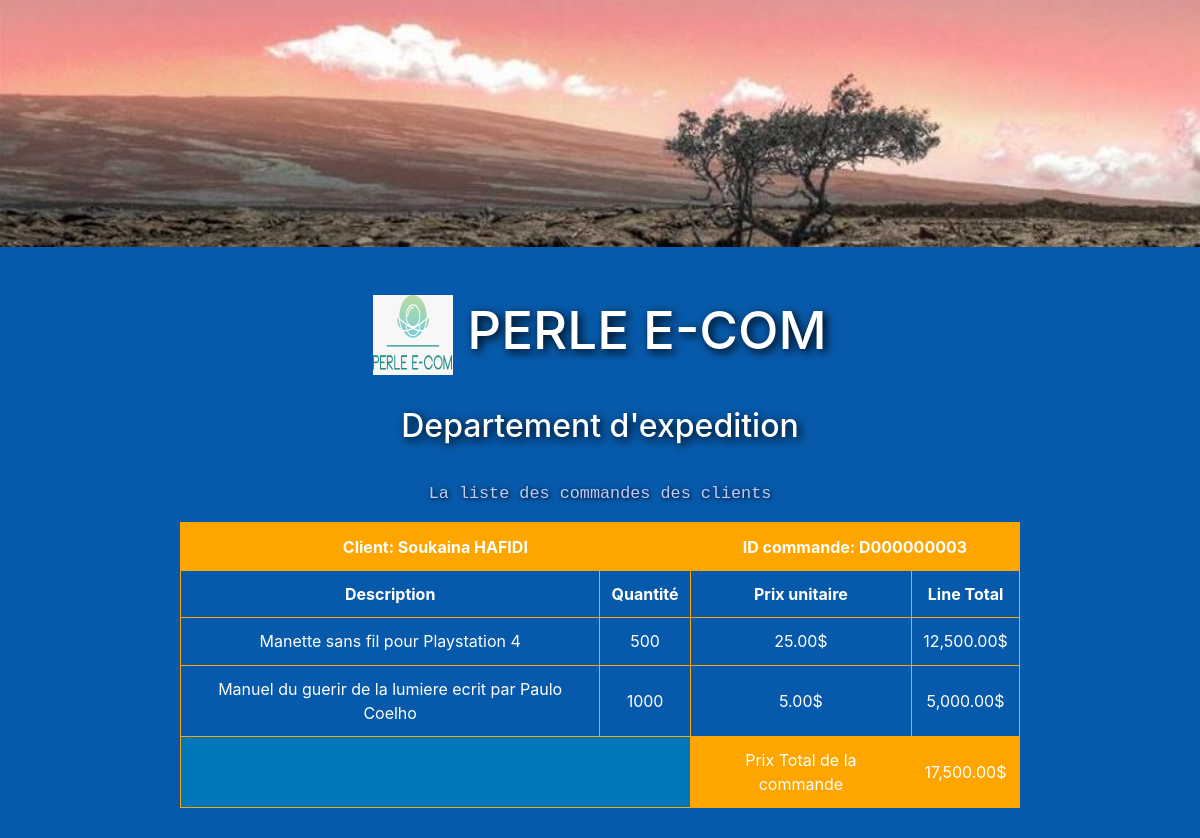
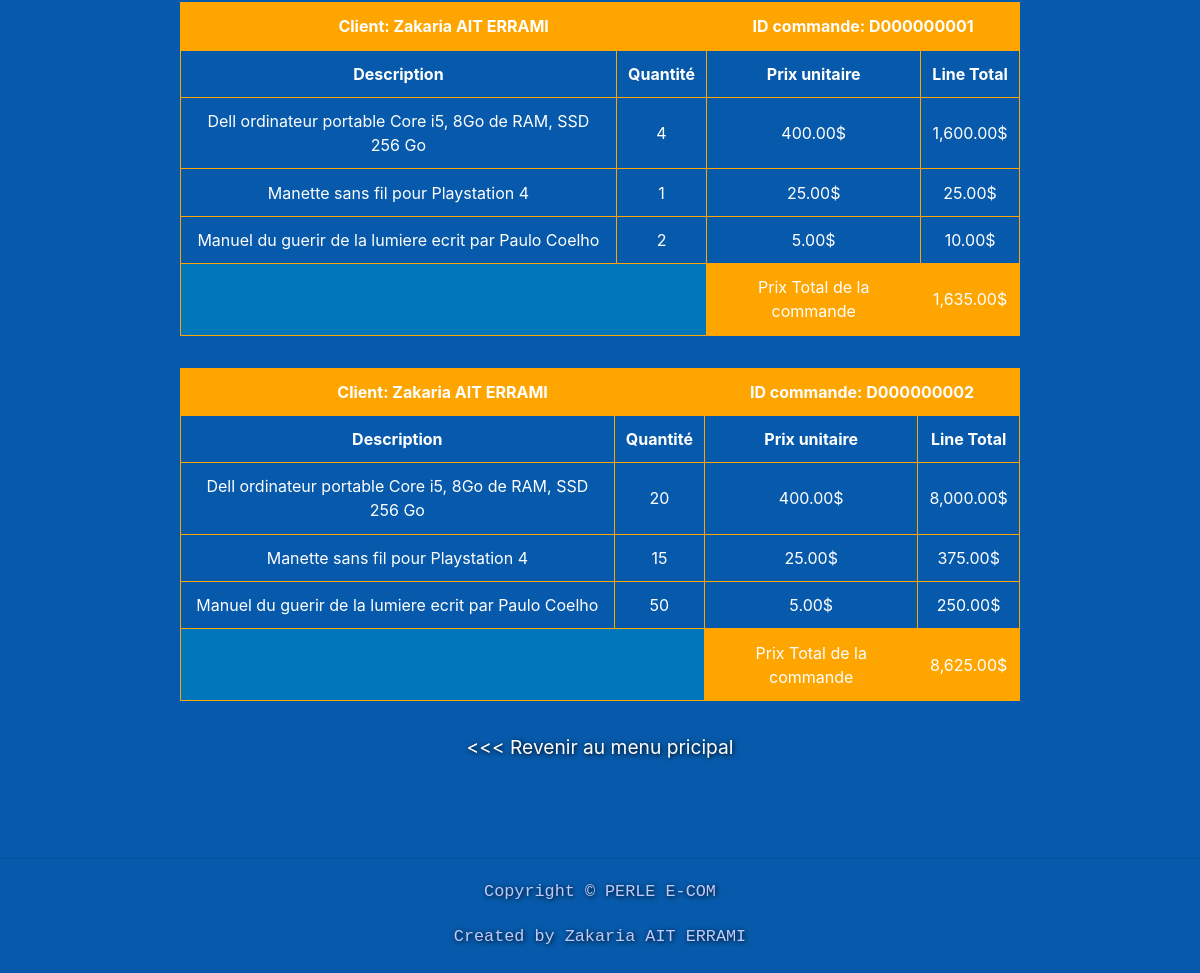
The page /commande.php on the database its author committed (2 pictures, top to bottom).
### tables this page shows
CREATE TABLE ligne_commande(
	id_commande CHAR(10),
    id_client CHAR(10),
    id_marchandise CHAR(10),
    quantity int,
    PRIMARY KEY(id_commande,id_marchandise),
    FOREIGN KEY(id_commande) REFERENCES commande(id_commande),
    FOREIGN KEY(id_marchandise) REFERENCES marchandise(id_marchandise)
);

CREATE TABLE client(
	id_client CHAR(10) PRIMARY KEY,
    nom_client VARCHAR(50)
);

CREATE TABLE marchandise(
	id_marchandise CHAR(10) PRIMARY KEY,
    description VARCHAR(60),
    unit_price int
);

### commande.php (the view, shortened to what this page needs)
<!DOCTYPE html>
<html>
<head>
	<link rel="stylesheet" href="https://stackpath.bootstrapcdn.com/bootstrap/4.4.1/css/bootstrap.min.css">
	<link rel="stylesheet" href="css/client.css?v=4">
</head>
<body>
	<img class="hero" src="images/banner.jpg" alt="banner">
		<h1 class='section-heading'><img class="logo" src="images/logo.jpg" alt="logo" />&nbsp;PERLE E-COM</h1>
		<h2 class='section-subheading'>Departement d'expedition</h2>
		<p><code class="copyright-text">La liste des commandes des clients</code></p>
<div class="results-div">
<?php
$servername="127.0.0.1";
$username="root";
$password="Zakaria123@-";
$dbname="gestion_commande";
    $conn= new mysqli($servername,$username,$password,$dbname);
$sql = <<< SQL
SELECT
client.nom_client,
ligne_commande.id_commande,
marchandise.description,
ligne_commande.quantity,
marchandise.unit_price /100 AS "unit_price_decimal",
ligne_commande.quantity * marchandise.unit_price / 100 AS "prix_total"
FROM ligne_commande, commande, client, marchandise
WHERE
ligne_commande.id_marchandise = marchandise.id_marchandise AND
commande.id_client = client.id_client AND
ligne_commande.id_commande = commande.id_commande
ORDER BY
nom_client,
ligne_commande.id_commande,
marchandise.description
SQL;
$result = $conn->query($sql);
if ($result->num_rows > 0) {
  $orderTotal = 0;
  $currentOrder= "";
  while($row = $result->fetch_assoc()) {
    if ($currentOrder!= $row["id_commande"]) {
      if ($currentOrder != "") {
        echo "<tfoot><tr><td class='empty-cell' colspan='2'></td><td class='highlight-cell'>Prix Total de la commande</td><td class='highlight-cell'>".number_format($orderTotal, 2)."$</td></tr></tfoot>";
        echo "</table>";
        $orderTotal = 0;
      }
      echo "<table><thead>";
      echo "<tr><th class='highlight-cell' colspan='2'>Client: ".$row["nom_client"]."</th>";
      echo "<th class='highlight-cell' colspan='2'>ID commande: ".$row["id_commande"]."</th></tr>";
      echo "<tr><th>Description</th><th>Quantité</th><th>Prix unitaire</th><th>Line Total</th></tr></thead>";
      $currentOrder = $row["id_commande"];
    }
    echo "<tr>";
    echo "<td>".$row["description"]."</td><td>".$row["quantity"]."</td><td>".number_format($row["unit_price_decimal"], 2)."$</td><td>".number_format($row["prix_total"], 2)."$</td>";
    echo "</tr>";
    $orderTotal += $row["prix_total"];
  }
  echo "<tfoot><tr><td class='empty-cell' colspan='2'></td><td class='highlight-cell'>Prix Total de la commande</td><td class='highlight-cell'>".number_format($orderTotal, 2)."$</td></tr></tfoot>";
  echo "</table>";
} else {
  echo "<h2>Acune commande trouvée !!!</h2>";
}
?>
</div>
<div>
  <p class="option-centered"><a href="accueil.html">&lt;&lt;&lt;&nbsp;Revenir au menu pricipal</a></p>
</div>
<br />
</body>
<br />
<footer>
	<hr>
		<p><code class="copyright-text">Copyright &copy; PERLE E-COM</code></p>
		<p><code class="copyright-text">Created by Zakaria AIT ERRAMI</code></p>
</footer>
</html>

### css/client.css (style rules this page uses)
body { color: #5a5a5a; background-color: #075AAB; overflow-x: hidden; }
html { overflow-x: hidden; scroll-behavior: smooth; }
.hero { width: 100%; height: 30%; }
h1 { color: white; text-shadow: 3px 3px 10px black; }
table { margin-bottom: 2rem; width: 100%; }
table, th, td { border: 0.1rem solid orange; border-collapse: collapse; color: white }
th, td { padding: 0.7rem; }
.section-heading { font-size: 3.3em; margin-top: 3rem; margin-bottom: 1rem; text-align: center; }
.section-subheading { color: white; font-size: 2em; margin-top: 2rem; margin-bottom: 2rem; text-align: center; text-shadow: 3px 3px 10px black; }
.copyright-text { color: #becbff; }
.logo { height: 5rem; width: 5rem; }
p { color: #becbff; font-size: 1.2rem; text-align: center; text-shadow: 1px 1px 5px black; }
.option-centered { text-align: center; }
a { color: white; text-decoration: none; }
.empty-cell { background-color: #0077BB; }
.highlight-cell { background-color: orange; }
.results-div { margin: auto; max-width: 70%; text-align: center; }
footer { padding-bottom: 2rem; padding-top: 1rem; text-align: center; text-shadow: 2px 2px 10px black; }

### rows shown on the page
ligne_commande: client.nom_client "Soukaina HAFIDI", id_commande "D000000003", id_marchandise.description "Manette sans fil pour Playstation 4", quantity "500", unit_price_decimal "25.00", prix_total "12,500.00"
ligne_commande: id_marchandise.description "Manuel du guerir de la lumiere ecrit par Paulo Coelho", quantity "1000", unit_price_decimal "5.00", prix_total "5,000.00"
ligne_commande: orderTotal "17,500.00", client.nom_client "Zakaria AIT ERRAMI", id_commande "D000000001", id_marchandise.description "Dell ordinateur portable Core i5, 8Go de RAM, SSD 256 Go", quantity "4", unit_price_decimal "400.00", prix_total "1,600.00"
ligne_commande: id_marchandise.description "Manette sans fil pour Playstation 4", quantity "1", unit_price_decimal "25.00", prix_total "25.00"
ligne_commande: id_marchandise.description "Manuel du guerir de la lumiere ecrit par Paulo Coelho", quantity "2", unit_price_decimal "5.00", prix_total "10.00"
ligne_commande: orderTotal "1,635.00", client.nom_client "Zakaria AIT ERRAMI", id_commande "D000000002", id_marchandise.description "Dell ordinateur portable Core i5, 8Go de RAM, SSD 256 Go", quantity "20", unit_price_decimal "400.00", prix_total "8,000.00"
ligne_commande: id_marchandise.description "Manette sans fil pour Playstation 4", quantity "15", unit_price_decimal "25.00", prix_total "375.00"
ligne_commande: id_marchandise.description "Manuel du guerir de la lumiere ecrit par Paulo Coelho", quantity "50", unit_price_decimal "5.00", prix_total "250.00"

### other values the page prints
$orderTotal "8,625.00"
